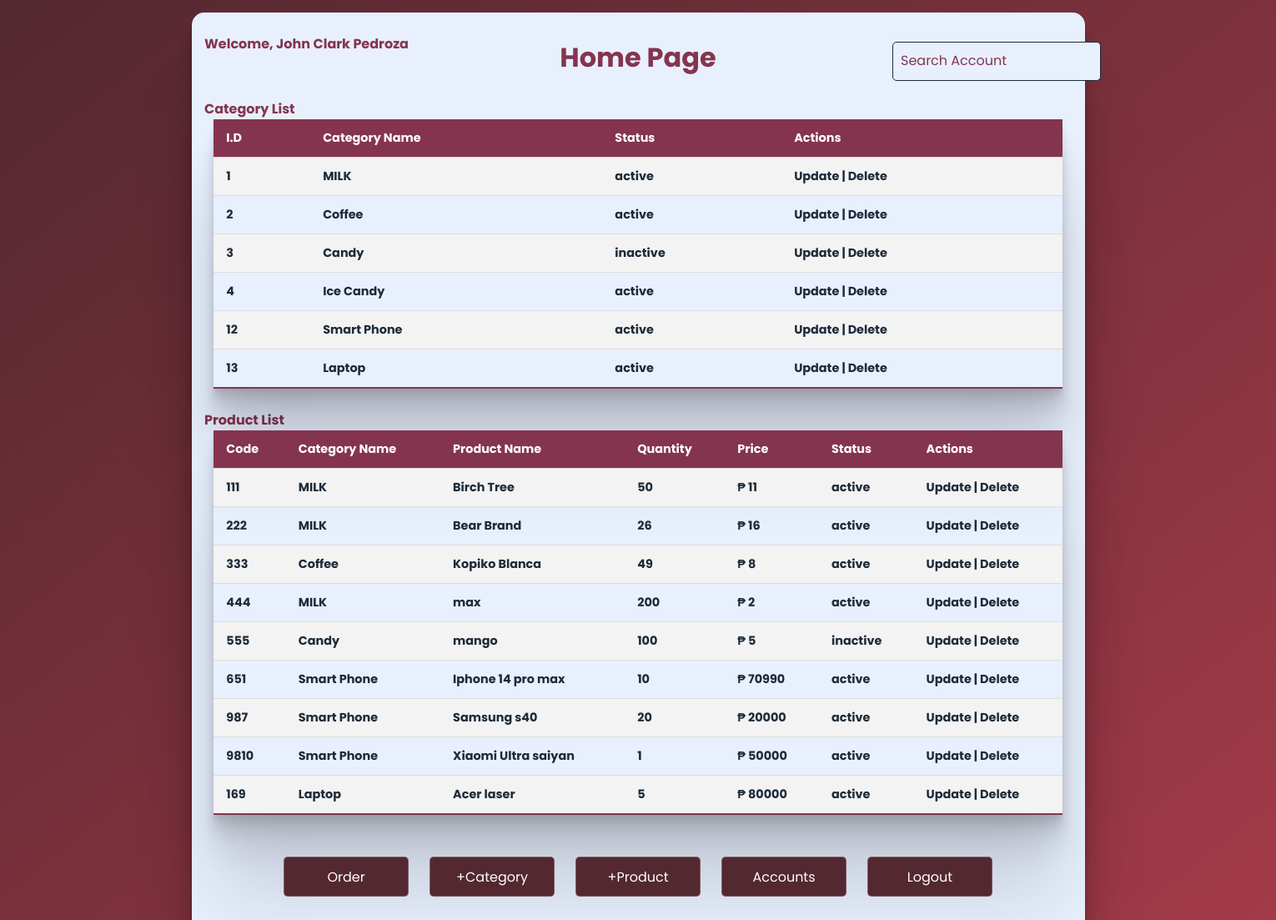
The app's page /home.php?admin (signed in) with its own data.
### tables this page shows
CREATE TABLE `cat` (
  `id` int(11) NOT NULL,
  `categoryName` varchar(250) DEFAULT NULL,
  `status` varchar(250) DEFAULT NULL
);

CREATE TABLE `prod` (
  `id` int(11) NOT NULL,
  `prodcode` varchar(250) NOT NULL,
  `productName` varchar(250) DEFAULT NULL,
  `category` int(11) DEFAULT NULL,
  `price` int(11) DEFAULT NULL,
  `qnty` int(11) DEFAULT NULL
);

### home.php (the view, shortened to what this page needs)
<?php
    require_once"connectdb.php";
if (isset($_SESSION['id']) && isset($_SESSION['uname']))
{
?>
<!DOCTYPE html>
<html>
<head>
</head>
<body>
<link rel="stylesheet" href="style.css">
<div class="containerLook">
    <div class="inputBox">
        <input type="text" name="uname" id="lookAcc" onkeyup="search()" required="required">
        <span>Search Account</span>
    </div>
</div>
<div class="container4">
    <div class="welcome">
        <h2>Welcome, <?php echo $_SESSION['fname']; echo " ", $_SESSION['lname'];?></h2>
    </div>
<table class="kini" id="t1">
    <div class="title">
        <h1>Home Page</h1>
    </div>
    <div class="welcome">
        <h2>Category List</h2>
    </div>
   <tr>
       <th>I.D</th>
       <th>Category Name</th>
       <th>Status</th>
       <th>Actions</th>
   </tr>
   <?php
       $sqlQuery = "SELECT id, categoryName, status FROM cat";
       $res = $con->query($sqlQuery);
       while($row =mysqli_fetch_object($res))
       {
           ?>
               <tr class="active-row">
                   <td><?php echo $row->id?></td>
                   <td><?php echo $row->categoryName?></td>
                   <td><?php echo $row->status?></td>
                   <td>
                       <div class="link">
                       <a class="updlink" href="upCat.php?id=<?php echo $row->id?>">Update</a>
                       |
                       <a class="dellink" href="delCat.php?id=<?php echo $row->id?>">Delete</a>
                       </div>
                   </td>
               </tr>
       <?php
       }
    ?>
</table>
<table class="kini" id="t2">
<div class="welcome">
        <h2>Product List</h2>
    </div>
<tr>
       <th>Code</th>
       <th>Category Name</th>
       <th>Product Name</th>
       <th>Quantity</th>
       <th>Price</th>
       <th>Status</th>
       <th>Actions</th>
   </tr>
   <?php
       $sqlQuery = "SELECT prod.prodcode, prod.id, cat.categoryName, cat.status, prod.productName,  prod.qnty,prod.price FROM prod INNER JOIN cat ON prod.category = cat.id";
       $res = $con->query($sqlQuery);
       while($row =mysqli_fetch_object($res))
       {
           ?>
               <tr class="active-row">
                   <td><?php echo $row->prodcode?></td>
                   <td><?php echo $row->categoryName?></td>
                   <td><?php echo $row->productName?></td>
                   <td><?php echo $row->qnty?></td>
                   <td><span>₱ </span><?php echo $row->price?></td>
                   <td><?php echo $row->status?></td>
                   <td>
                       <div class="link">
                       <a class="updlink" href="upProd.php?id=<?php echo $row->id?>">Update</a>
                       |
                       <a class="dellink" href="delProd.php?id=<?php echo $row->id?>">Delete</a>
                       </div>
                   </td>
               </tr>
       <?php
       }
    ?>
</table>
<div class="btnContainer">
<form method="POST" action="order.php">
   <div class="inputBtn1"><input type="submit" value="Order"></div>
</form>
<form method="POST" action="addCat.php">
   <div class="inputBtn1"><input type="submit" value="+Category"></div>
</form>
<form method="POST" action="addProd.php">
   <div class="inputBtn1"><input type="submit" value="+Product"></div>
</form>
<form method="POST" action="users.php">
   <div class="inputBtn1"><input type="submit" value="Accounts"></div>
</form>
<form method="POST" action="logout.php">
   <div class="inputBtn1"><input type="submit" value="Logout"></div>
</form>
</div>
</div>
</body>
</html>
<?php
}
else
{
    header("Location: index.php");
    exit();
}
?>

### style.css (style rules this page uses)
* { margin: 0; padding: 0; box-sizing: border-box; font-family: 'Poppins', sans-serif; }
body { background-image: linear-gradient(to bottom right, #532830, #A63B49); }
.container4 { padding-top: 25px; padding-bottom: 25px; min-height: 10vh; display: flex; justify-content: center; align-items: center; flex-direction: column; gap: 25px; max-width: 70%; min-width: 450px; margin: 1% auto 5%; border-radius: 15px; background: #E8F0FE; box-shadow: 0 2.8px 2.2px rgba(0, 0, 0, 0.034), 0 6.7px 5.3px rgba(0, 0, 0, 0.048), 0 12.5px 10px rgba(0, 0, 0, 0.06), 0 22.3px 17.9px rgba(0, 0, 0, 0.072), 0 41.8px 33.4px rgba(0, 0, 0, 0.086), 0 100px 80px rgba(0, 0, 0, 0.12); }
.btnContainer { position:sticky; padding-top: 25px; padding-bottom: 25px; min-height: 10vh; display: flex; justify-content: center; gap: 25px; max-width: 70%; min-width: 450px; margin: 0% auto 0%; }
.containerLook { position:absolute; display: flex; padding-top: 25px; padding-bottom: 25px; min-height: 10vh; margin: 10px auto 345px; left: 1070px; max-width: 70%; min-width: 450px; }
.title h1 { margin-bottom: 0px; margin-top: -20px; color: #85344F; }
.welcome h2 { margin-left: -520px; margin-bottom: -100px; font-size: 1em; color: #85344F; }
.inputBox { position: relative; width: 250px; }
.inputBox input { width: 100%; padding: 10px; border: 1px solid #1d2b3a; background: #E8F0FE; border-radius: 5px; outline: none; color: #1d2b3a; font-size: 1em; transition: 0.5s; }
.inputBox span { position: absolute; left: 0; padding: 10px; pointer-events: none; font-size: 1em; color: #85344F; transition: 0.5s; }
.inputBtn1 input { width: 150px; height: 6vh; padding: 10px; border: 1px solid rgba(255,255,255,0.25); background: #532830; border-radius: 5px; outline: none; color: #fff; font-size: 1em; transition: .5s; }
.kini { position: relative; border-collapse: collapse; margin: 0 auto; margin-top: 0%; font-size: 0.9em; text-align: justify; min-width: 95%; transition: 0.5s; box-shadow: 0 2.8px 2.2px rgba(0, 0, 0, 0.034), 0 6.7px 5.3px rgba(0, 0, 0, 0.048), 0 12.5px 10px rgba(0, 0, 0, 0.06), 0 22.3px 17.9px rgba(0, 0, 0, 0.072), 0 41.8px 33.4px rgba(0, 0, 0, 0.086), 0 100px 80px rgba(0, 0, 0, 0.12); }
.kini th, .kini td { padding: 12px 15px; transition: 0.5s; }
.kini th { background-color: #85344F; color: white; transition: 0.5s; }
.kini tbody tr { border-bottom: 1px solid #dddddd; transition: 0.5s; }
.kini tbody tr:nth-of-type(even) { background-color: #f3f3f3; transition: 0.5s; }
.kini tbody tr:last-of-type { border-bottom: 2px solid #85344F; transition: 0.5s; }
.kini tbody tr.active-row { font-weight: bold; color: #1d2b3a; }
.link a { color: #1d2b3a; text-decoration: none; }

### records on screen
cat: id "1", categoryName "MILK", status "active"
cat: id "2", categoryName "Coffee", status "active"
cat: id "3", categoryName "Candy", status "inactive"
cat: id "4", categoryName "Ice Candy", status "active"
cat: id "12", categoryName "Smart Phone", status "active"
cat: id "13", categoryName "Laptop", status "active"
prod: prodcode "111", cat.categoryName "MILK", productName "Birch Tree", qnty "50", price "11", cat.status "active"
prod: prodcode "222", cat.categoryName "MILK", productName "Bear Brand", qnty "26", price "16", cat.status "active"
prod: prodcode "333", cat.categoryName "Coffee", productName "Kopiko Blanca", qnty "49", price "8", cat.status "active"
prod: prodcode "444", cat.categoryName "MILK", productName "max", qnty "200", price "2", cat.status "active"
prod: prodcode "555", cat.categoryName "Candy", productName "mango", qnty "100", price "5", cat.status "inactive"
prod: prodcode "651", cat.categoryName "Smart Phone", productName "Iphone 14 pro max", qnty "10", price "70990", cat.status "active"
prod: prodcode "987", cat.categoryName "Smart Phone", productName "Samsung s40", qnty "20", price "20000", cat.status "active"
prod: prodcode "9810", cat.categoryName "Smart Phone", productName "Xiaomi Ultra saiyan", qnty "1", price "50000", cat.status "active"
prod: prodcode "169", cat.categoryName "Laptop", productName "Acer laser", qnty "5", price "80000", cat.status "active"

### other values on screen
$_SESSION['fname'] "John Clark"
$_SESSION['lname'] "Pedroza"
